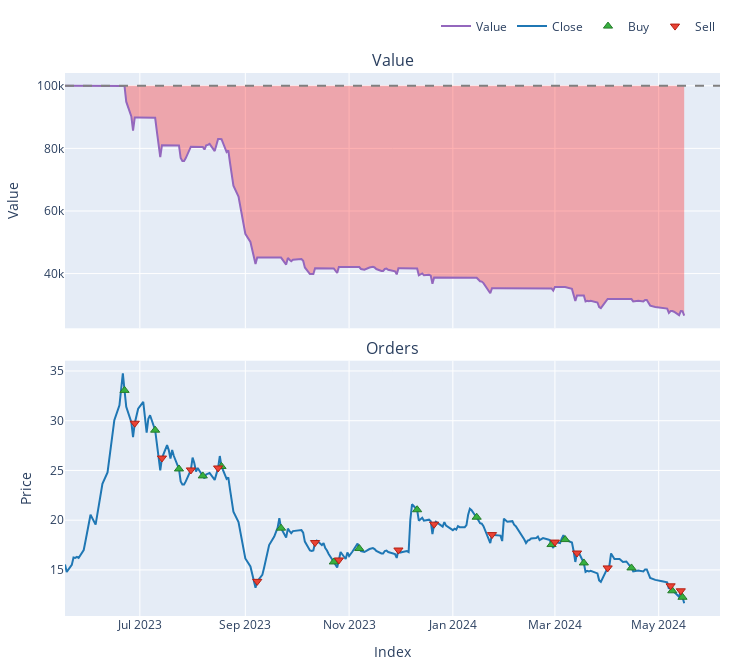

Here is the notebook cell this chart was saved with:
### Code cell
# Plot the portfolio value and orders
fig = pf.plot(subplots=['value', 'orders'])
fig.show()

### Figure 1 — Plotly figure (JSON) as saved in the notebook; plotly's stock layout.template omitted (floating-point values rounded to 4 significant figures; data arrays with more than 128 entries replaced by an {"elided": "..."} marker saying what was removed)
{"data": [{"hoverinfo": "skip", "legendgroup": "0", "line": {"color": "rgba(0, 0, 0, 0)", "width": 0}, "opacity": 0, "showlegend": false, "type": "scatter", "uid": "dfe475ef-7bee-4e55-b430-4e19648a14df", "x": {"elided": "245 str values"}, "xaxis": "x", "y": {"elided": "245 int values"}, "yaxis": "y"}, {"connectgaps": false, "fill": "tonexty", "fillcolor": "rgba(255, 0, 0, 0.3)", "hoverinfo": "skip", "legendgroup": "0", "line": {"color": "rgba(0, 0, 0, 0)", "width": 0}, "opacity": 0, "showlegend": false, "type": "scatter", "uid": "793f88a3-373a-4cb6-835e-6a8eca8c33ae", "x": {"elided": "245 str values"}, "xaxis": "x", "y": {"elided": "245 float values"}, "yaxis": "y"}, {"legendgroup": "1", "line": {"color": "#9467bd"}, "name": "Value", "showlegend": true, "type": "scatter", "uid": "b08ccefb-1fce-4f79-aeae-5a56e0790a78", "x": {"elided": "245 str values"}, "xaxis": "x", "y": {"elided": "245 float values"}, "yaxis": "y"}, {"hoverinfo": "skip", "legendgroup": "0", "line": {"color": "rgba(0, 0, 0, 0)", "width": 0}, "opacity": 0, "showlegend": false, "type": "scatter", "uid": "bc148e68-6918-4702-ac1c-c2e41264ca84", "x": {"elided": "245 str values"}, "xaxis": "x", "y": {"elided": "245 int values"}, "yaxis": "y"}, {"legendgroup": "2", "line": {"color": "#1f77b4"}, "name": "Close", "showlegend": true, "type": "scatter", "uid": "5d4d2b0b-f8ad-4347-a236-ce961d7cd3ec", "x": {"elided": "245 str values"}, "xaxis": "x2", "y": {"elided": "245 float values"}, "yaxis": "y2"}, {"customdata": [[0, 3023.0, 99.9], [2, 3089.0, 89.75], [4, 3218.0, 80.93], [6, 3290.0, 80.45], [8, 3264.0, 82.92], [10, 2350.0, 45.12], [12, 2635.0, 41.63], [14, 2453.0, 42.07], [16, 1977.0, 41.62], [18, 1905.0, 38.68], [20, 2010.0, 35.27], [22, 1978.0, 35.7], [24, 2100.0, 32.97], [26, 2096.0, 31.85], [28, 2173.0, 28.03], [30, 2283.0, 27.97]], "hovertemplate": "Order Id: %{customdata[0]}<br>Timestamp: %{x}<br>Price: %{y}<br>Size: %{customdata[1]:.6f}<br>Fees: %{customdata[2]:.6f}", "legendgroup": "3", "marker": {"color": "#37B13F", "line": {"color": "rgb(38,123,44)", "width": 1}, "size": 8, "symbol": "triangle-up"}, "mode": "markers", "name": "Buy", "type": "scatter", "uid": "8cd978b8-7f6a-4124-a69b-c95cf828fb39", "x": ["2023-06-22T00:00:00", "2023-07-10T00:00:00", "2023-07-24T00:00:00", "2023-08-07T00:00:00", "2023-08-18T00:00:00", "2023-09-22T00:00:00", "2023-10-23T00:00:00", "2023-11-07T00:00:00", "2023-12-11T00:00:00", "2024-01-15T00:00:00", "2024-02-28T00:00:00", "2024-03-07T00:00:00", "2024-03-18T00:00:00", "2024-04-15T00:00:00", "2024-05-09T00:00:00", "2024-05-15T00:00:00"], "xaxis": "x2", "y": [33.05, 29.05, 25.15, 24.45, 25.4, 19.2, 15.8, 17.15, 21.05, 20.3, 17.55, 18.05, 15.7, 15.2, 12.9, 12.25], "yaxis": "y2"}, {"customdata": [[1, 3023.0, 89.93], [3, 3089.0, 81.1], [5, 3218.0, 80.61], [7, 3290.0, 83.08], [9, 3264.0, 45.21], [11, 2350.0, 41.71], [13, 2635.0, 42.16], [15, 2453.0, 41.71], [17, 1977.0, 38.76], [19, 1905.0, 35.34], [21, 2010.0, 35.78], [23, 1978.0, 33.03], [25, 2100.0, 31.92], [27, 2096.0, 28.08], [29, 2173.0, 28.03]], "hovertemplate": "Order Id: %{customdata[0]}<br>Timestamp: %{x}<br>Price: %{y}<br>Size: %{customdata[1]:.6f}<br>Fees: %{customdata[2]:.6f}", "legendgroup": "4", "marker": {"color": "#EA4335", "line": {"color": "rgb(181,31,18)", "width": 1}, "size": 8, "symbol": "triangle-down"}, "mode": "markers", "name": "Sell", "type": "scatter", "uid": "f4b04890-fa7f-4ebd-b113-2380aeb04edc", "x": ["2023-06-28T00:00:00", "2023-07-14T00:00:00", "2023-07-31T00:00:00", "2023-08-16T00:00:00", "2023-09-08T00:00:00", "2023-10-12T00:00:00", "2023-10-26T00:00:00", "2023-11-30T00:00:00", "2023-12-21T00:00:00", "2024-01-24T00:00:00", "2024-03-01T00:00:00", "2024-03-14T00:00:00", "2024-04-01T00:00:00", "2024-05-08T00:00:00", "2024-05-14T00:00:00"], "xaxis": "x2", "y": [29.75, 26.25, 25.05, 25.25, 13.85, 17.75, 16, 17, 19.6, 18.55, 17.8, 16.7, 15.2, 13.4, 12.9], "yaxis": "y2"}], "layout": {"annotations": [{"font": {"size": 16}, "showarrow": false, "text": "Value", "x": 0.5, "xanchor": "center", "xref": "paper", "y": 1, "yanchor": "bottom", "yref": "paper"}, {"font": {"size": 16}, "showarrow": false, "text": "Orders", "x": 0.5, "xanchor": "center", "xref": "paper", "y": 0.4701, "yanchor": "bottom", "yref": "paper"}], "height": 670, "legend": {"orientation": "h", "traceorder": "normal", "x": 1, "xanchor": "right", "y": 1.06, "yanchor": "bottom"}, "margin": {"b": 30, "l": 30, "r": 30, "t": 30}, "shapes": [{"line": {"color": "gray", "dash": "dash"}, "type": "line", "x0": 0, "x1": 1, "xref": "paper", "y0": 100000, "y1": 100000, "yref": "y"}], "showlegend": true, "width": 750, "xaxis": {"anchor": "y", "domain": [0, 1], "matches": "x2", "showticklabels": false}, "xaxis2": {"anchor": "y2", "domain": [0, 1], "title": {"text": "Index"}}, "yaxis": {"anchor": "x", "domain": [0.5299, 1], "title": {"text": "Value"}}, "yaxis2": {"anchor": "x2", "domain": [0, 0.4701], "title": {"text": "Price"}}}}
